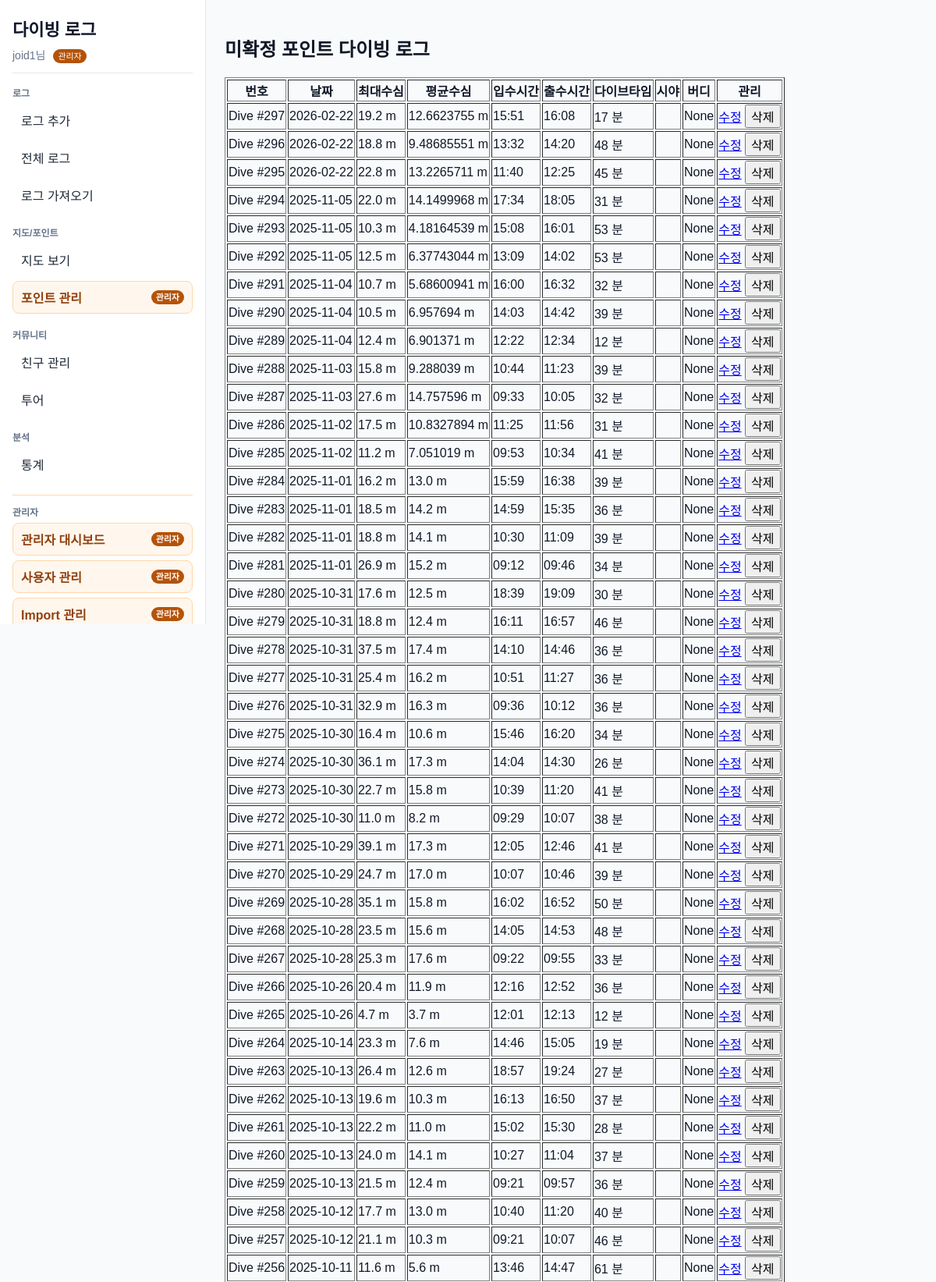
The page /point/4/logs (signed in, upper part) on the database its author committed.
### app/models.py (models this page shows)
class User(Base):
    __tablename__ = "users"
    id = Column(Integer, primary_key=True, index=True)
    username = Column(String, unique=True, index=True, nullable=False)
    password_hash = Column(String, nullable=False)
    is_admin = Column(Boolean, default=False, nullable=False)

class DivePoint(Base):
    __tablename__ = "dive_points"
    id = Column(Integer, primary_key=True, index=True)
    name = Column(String, index=True)
    area_id = Column(Integer, ForeignKey("areas.id"))
    latitude = Column(Float, nullable=True)
    longitude = Column(Float, nullable=True)
    memo = Column(String, nullable=True)
    area = relationship("Area", backref="dive_points")

class DiveLog(Base):
    __tablename__ = "dive_logs"
    id = Column(Integer, primary_key=True, index=True)
    dive_number = Column(Integer, nullable=True, index=True)
    dive_date = Column(Date, nullable=False)
    dive_point_id = Column(Integer, ForeignKey("dive_points.id"))
    user_id = Column(Integer, ForeignKey("users.id"), nullable=True)
    buddy_user_id = Column(Integer, ForeignKey("users.id"), nullable=True)
    max_depth = Column(Float)
    avg_depth = Column(Float)
    entry_time = Column(Time, nullable=True)
    exit_time = Column(Time, nullable=True)
    dive_time = Column(Integer)  # 분 단위
    water_temp = Column(Float)
    visibility = Column(Integer)
    buddy = Column(String)
    start_pressure = Column(Integer)
    end_pressure = Column(Integer)
    image_path = Column(String, nullable=True)
    note = Column(String)
    import_source = Column(String, nullable=True, index=True)
    import_external_id = Column(String, nullable=True, index=True)
    import_source_file_hash = Column(String, nullable=True, index=True)
    dive_point = relationship("DivePoint", backref="dive_logs")
    user = relationship("User", foreign_keys=[user_id], backref="dive_logs")
    buddy_user = relationship("User", foreign_keys=[buddy_user_id])

### main.py (the view)
@app.get("/point/{point_id}/logs")
def point_logs(request: Request, point_id: int):
    db = SessionLocal()
    try:
        current_user = get_current_user(request, db)
        point = db.query(DivePoint).filter(DivePoint.id == point_id).first()
        logs = (
            db.query(DiveLog)
            .filter(DiveLog.dive_point_id == point_id)
            .filter(visible_log_condition(current_user))
            .order_by(DiveLog.dive_number.desc(), DiveLog.id.desc())
            .all()
        )
        return templates.TemplateResponse(
            "point_logs.html",
            {
                "request": request,
                "point": point,
                "logs": logs
            }
        )
    finally:
        db.close()

### templates/point_logs.html (shortened to what this page needs)
{% extends "base.html" %}
{% block content %}
<h2>{{ point.name }} 다이빙 로그</h2>
<table border="1">
<tr>
<th>번호</th>
<th>날짜</th>
<th>최대수심</th>
<th>평균수심</th>
<th>입수시간</th>
<th>출수시간</th>
<th>다이브타임</th>
<th>시야</th>
<th>버디</th>
<th>관리</th>
</tr>
{% for log in logs %}
<tr>
<td>Dive #{{ log.dive_number or log.id }}</td>
<td>{{ log.dive_date }}</td>
<td>{{ log.max_depth }} m</td>
<td>{{ log.avg_depth }} m</td>
<td>{{ log.entry_time.strftime('%H:%M') if log.entry_time else '-' }}</td>
<td>{{ log.exit_time.strftime('%H:%M') if log.exit_time else '-' }}</td>
<td>{{ log.dive_time }} 분</td>
<td>
</td>
<td>{{ log.buddy }}</td>
<td>
{% if log.user_id == request.session.get("user_id") %}
<a href="/log/{{ log.id }}/edit">수정</a>
<form action="/log/{{ log.id }}/delete" method="post" style="display:inline;">
<button type="submit">삭제</button>
</form>
{% else %}
-
{% endif %}
</td>
</tr>
{% endfor %}
</table>
<br>
{% endblock %}

### templates/base.html (shortened to what this page needs)
<!DOCTYPE html>
<html>
<head>
<link
 rel="stylesheet"
 href="https://unpkg.com/leaflet@1.9.4/dist/leaflet.css"
/>
<link rel="stylesheet" href="/static/css/style.css">
</head>
<body>
<div class="app-shell">
    <aside class="sidebar">
        <div class="sidebar-header">
            <a class="brand-link" href="/">다이빙 로그</a>
            {% if request.session.get("user_id") %}
            <div class="nav-user">
                {{ request.session.get("username") }}님
                {% if request.session.get("is_admin") %}<span class="admin-badge">관리자</span>{% endif %}
            </div>
            {% endif %}
        </div>
        <nav class="nav-groups" aria-label="주 메뉴">
            <div class="nav-group">
                <div class="nav-group-title">로그</div>
                <a class="nav-link" href="/log/add">로그 추가</a>
                <a class="nav-link" href="/logs">전체 로그</a>
                <a class="nav-link" href="/import">로그 가져오기</a>
            </div>
            <div class="nav-group">
                <div class="nav-group-title">지도/포인트</div>
                <a class="nav-link" href="/map">지도 보기</a>
                {% if request.session.get("is_admin") %}
                <a class="nav-link admin-link" href="/admin/divepoints">포인트 관리 <span class="admin-badge">관리자</span></a>
                {% endif %}
            </div>
            <div class="nav-group">
                <div class="nav-group-title">커뮤니티</div>
                <a class="nav-link" href="/friends">친구 관리</a>
                <a class="nav-link" href="/trips">투어</a>
            </div>
            <div class="nav-group">
                <div class="nav-group-title">분석</div>
                <a class="nav-link" href="/stats">통계</a>
            </div>
            {% if request.session.get("is_admin") %}
            <div class="nav-group admin-group">
                <div class="nav-group-title">관리자</div>
                <a class="nav-link admin-link" href="/admin">관리자 대시보드 <span class="admin-badge">관리자</span></a>
                <a class="nav-link admin-link" href="/admin/users">사용자 관리 <span class="admin-badge">관리자</span></a>
                <a class="nav-link admin-link" href="/admin/import">Import 관리 <span class="admin-badge">관리자</span></a>
            </div>
            {% endif %}
        </nav>
    </aside>
    <main class="main-content">
        {% block content %}{% endblock %}
    </main>
</div>
</body>
</html>

### static/css/style.css (style rules this page uses)
* { box-sizing: border-box; }
body { margin: 0; font-family: Arial, sans-serif; color: #111827; background: #f8fafc; }
button, input, select, textarea { font: inherit; }
.app-shell { display: flex; min-height: 100vh; }
.sidebar { position: sticky; top: 0; width: 264px; height: 100vh; display: flex; flex-direction: column; gap: 16px; padding: 20px 16px; border-right: 1px solid #e2e8f0; background: #ffffff; overflow-y: auto; }
.sidebar-header { padding-bottom: 12px; border-bottom: 1px solid #e2e8f0; }
.brand-link { display: block; color: #0f172a; font-size: 22px; font-weight: 700; text-decoration: none; }
.nav-user { margin-top: 8px; color: #64748b; font-size: 14px; }
.nav-groups { display: flex; flex: 1; flex-direction: column; gap: 18px; }
.nav-group { display: grid; gap: 6px; }
.nav-group-title { color: #64748b; font-size: 12px; font-weight: 700; letter-spacing: 0; }
.nav-link, .nav-action { display: flex; align-items: center; justify-content: space-between; width: 100%; min-height: 38px; padding: 8px 10px; border: 1px solid transparent; border-radius: 8px; color: #1f2937; background: transparent; text-align: left; text-decoration: none; cursor: pointer; }
.admin-group { padding-top: 12px; border-top: 1px solid #fed7aa; }
.admin-link { border-color: #fed7aa; background: #fff7ed; color: #92400e; font-weight: 700; }
.admin-badge { display: inline-block; margin-left: 6px; padding: 2px 6px; border-radius: 999px; background: #b45309; color: #ffffff; font-size: 11px; line-height: 1.3; white-space: nowrap; }
.main-content { flex: 1; min-width: 0; padding: 24px; }

### rows shown on the page
User: session.get "joid1"
DivePoint: name "미확정 포인트"
DiveLog: dive_number "297", dive_date "2026-02-22", max_depth "19.2", avg_depth "12.6623755", entry_time "15:51", exit_time "16:08", dive_time "17", buddy "None"
DiveLog: dive_number "296", dive_date "2026-02-22", max_depth "18.8", avg_depth "9.48685551", entry_time "13:32", exit_time "14:20", dive_time "48", buddy "None"
DiveLog: dive_number "295", dive_date "2026-02-22", max_depth "22.8", avg_depth "13.2265711", entry_time "11:40", exit_time "12:25", dive_time "45", buddy "None"
DiveLog: dive_number "294", dive_date "2025-11-05", max_depth "22.0", avg_depth "14.1499968", entry_time "17:34", exit_time "18:05", dive_time "31", buddy "None"
DiveLog: dive_number "293", dive_date "2025-11-05", max_depth "10.3", avg_depth "4.18164539", entry_time "15:08", exit_time "16:01", dive_time "53", buddy "None"
DiveLog: dive_number "292", dive_date "2025-11-05", max_depth "12.5", avg_depth "6.37743044", entry_time "13:09", exit_time "14:02", dive_time "53", buddy "None"
DiveLog: dive_number "291", dive_date "2025-11-04", max_depth "10.7", avg_depth "5.68600941", entry_time "16:00", exit_time "16:32", dive_time "32", buddy "None"
DiveLog: dive_number "290", dive_date "2025-11-04", max_depth "10.5", avg_depth "6.957694", entry_time "14:03", exit_time "14:42", dive_time "39", buddy "None"
DiveLog: dive_number "289", dive_date "2025-11-04", max_depth "12.4", avg_depth "6.901371", entry_time "12:22", exit_time "12:34", dive_time "12", buddy "None"
DiveLog: dive_number "288", dive_date "2025-11-03", max_depth "15.8", avg_depth "9.288039", entry_time "10:44", exit_time "11:23", dive_time "39", buddy "None"
DiveLog: dive_number "287", dive_date "2025-11-03", max_depth "27.6", avg_depth "14.757596", entry_time "09:33", exit_time "10:05", dive_time "32", buddy "None"
DiveLog: dive_number "286", dive_date "2025-11-02", max_depth "17.5", avg_depth "10.8327894", entry_time "11:25", exit_time "11:56", dive_time "31", buddy "None"
DiveLog: dive_number "285", dive_date "2025-11-02", max_depth "11.2", avg_depth "7.051019", entry_time "09:53", exit_time "10:34", dive_time "41", buddy "None"
DiveLog: dive_number "284", dive_date "2025-11-01", max_depth "16.2", avg_depth "13.0", entry_time "15:59", exit_time "16:38", dive_time "39", buddy "None"
DiveLog: dive_number "283", dive_date "2025-11-01", max_depth "18.5", avg_depth "14.2", entry_time "14:59", exit_time "15:35", dive_time "36", buddy "None"
DiveLog: dive_number "282", dive_date "2025-11-01", max_depth "18.8", avg_depth "14.1", entry_time "10:30", exit_time "11:09", dive_time "39", buddy "None"
DiveLog: dive_number "281", dive_date "2025-11-01", max_depth "26.9", avg_depth "15.2", entry_time "09:12", exit_time "09:46", dive_time "34", buddy "None"
DiveLog: dive_number "280", dive_date "2025-10-31", max_depth "17.6", avg_depth "12.5", entry_time "18:39", exit_time "19:09", dive_time "30", buddy "None"
DiveLog: dive_number "279", dive_date "2025-10-31", max_depth "18.8", avg_depth "12.4", entry_time "16:11", exit_time "16:57", dive_time "46", buddy "None"
DiveLog: dive_number "278", dive_date "2025-10-31", max_depth "37.5", avg_depth "17.4", entry_time "14:10", exit_time "14:46", dive_time "36", buddy "None"
DiveLog: dive_number "277", dive_date "2025-10-31", max_depth "25.4", avg_depth "16.2", entry_time "10:51", exit_time "11:27", dive_time "36", buddy "None"
DiveLog: dive_number "276", dive_date "2025-10-31", max_depth "32.9", avg_depth "16.3", entry_time "09:36", exit_time "10:12", dive_time "36", buddy "None"
DiveLog: dive_number "275", dive_date "2025-10-30", max_depth "16.4", avg_depth "10.6", entry_time "15:46", exit_time "16:20", dive_time "34", buddy "None"
DiveLog: dive_number "274", dive_date "2025-10-30", max_depth "36.1", avg_depth "17.3", entry_time "14:04", exit_time "14:30", dive_time "26", buddy "None"
DiveLog: dive_number "273", dive_date "2025-10-30", max_depth "22.7", avg_depth "15.8", entry_time "10:39", exit_time "11:20", dive_time "41", buddy "None"
DiveLog: dive_number "272", dive_date "2025-10-30", max_depth "11.0", avg_depth "8.2", entry_time "09:29", exit_time "10:07", dive_time "38", buddy "None"
DiveLog: dive_number "271", dive_date "2025-10-29", max_depth "39.1", avg_depth "17.3", entry_time "12:05", exit_time "12:46", dive_time "41", buddy "None"
DiveLog: dive_number "270", dive_date "2025-10-29", max_depth "24.7", avg_depth "17.0", entry_time "10:07", exit_time "10:46", dive_time "39", buddy "None"
DiveLog: dive_number "269", dive_date "2025-10-28", max_depth "35.1", avg_depth "15.8", entry_time "16:02", exit_time "16:52", dive_time "50", buddy "None"
DiveLog: dive_number "268", dive_date "2025-10-28", max_depth "23.5", avg_depth "15.6", entry_time "14:05", exit_time "14:53", dive_time "48", buddy "None"
DiveLog: dive_number "267", dive_date "2025-10-28", max_depth "25.3", avg_depth "17.6", entry_time "09:22", exit_time "09:55", dive_time "33", buddy "None"
DiveLog: dive_number "266", dive_date "2025-10-26", max_depth "20.4", avg_depth "11.9", entry_time "12:16", exit_time "12:52", dive_time "36", buddy "None"
DiveLog: dive_number "265", dive_date "2025-10-26", max_depth "4.7", avg_depth "3.7", entry_time "12:01", exit_time "12:13", dive_time "12", buddy "None"
DiveLog: dive_number "264", dive_date "2025-10-14", max_depth "23.3", avg_depth "7.6", entry_time "14:46", exit_time "15:05", dive_time "19", buddy "None"
DiveLog: dive_number "263", dive_date "2025-10-13", max_depth "26.4", avg_depth "12.6", entry_time "18:57", exit_time "19:24", dive_time "27", buddy "None"
DiveLog: dive_number "262", dive_date "2025-10-13", max_depth "19.6", avg_depth "10.3", entry_time "16:13", exit_time "16:50", dive_time "37", buddy "None"
DiveLog: dive_number "261", dive_date "2025-10-13", max_depth "22.2", avg_depth "11.0", entry_time "15:02", exit_time "15:30", dive_time "28", buddy "None"
DiveLog: dive_number "260", dive_date "2025-10-13", max_depth "24.0", avg_depth "14.1", entry_time "10:27", exit_time "11:04", dive_time "37", buddy "None"
DiveLog: dive_number "259", dive_date "2025-10-13", max_depth "21.5", avg_depth "12.4", entry_time "09:21", exit_time "09:57", dive_time "36", buddy "None"
DiveLog: dive_number "258", dive_date "2025-10-12", max_depth "17.7", avg_depth "13.0", entry_time "10:40", exit_time "11:20", dive_time "40", buddy "None"
DiveLog: dive_number "257", dive_date "2025-10-12", max_depth "21.1", avg_depth "10.3", entry_time "09:21", exit_time "10:07", dive_time "46", buddy "None"
DiveLog: dive_number "256", dive_date "2025-10-11", max_depth "11.6", avg_depth "5.6", entry_time "13:46", exit_time "14:47", dive_time "61", buddy "None"
